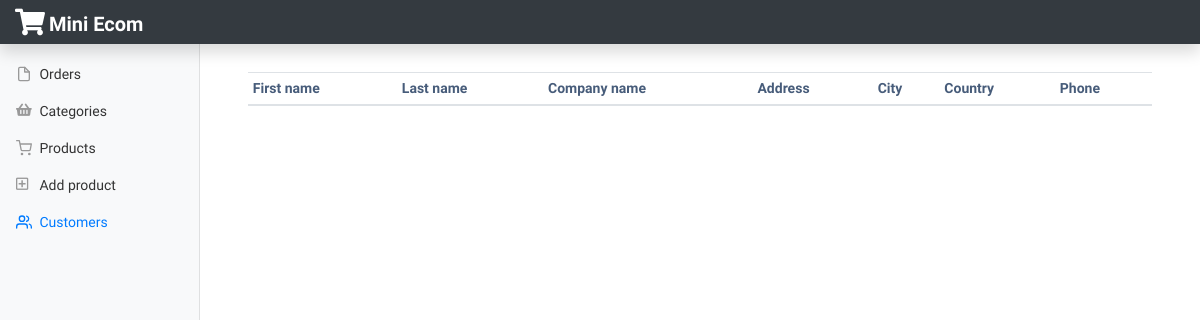
The app's page /dashboard.php?section=customers, older data.
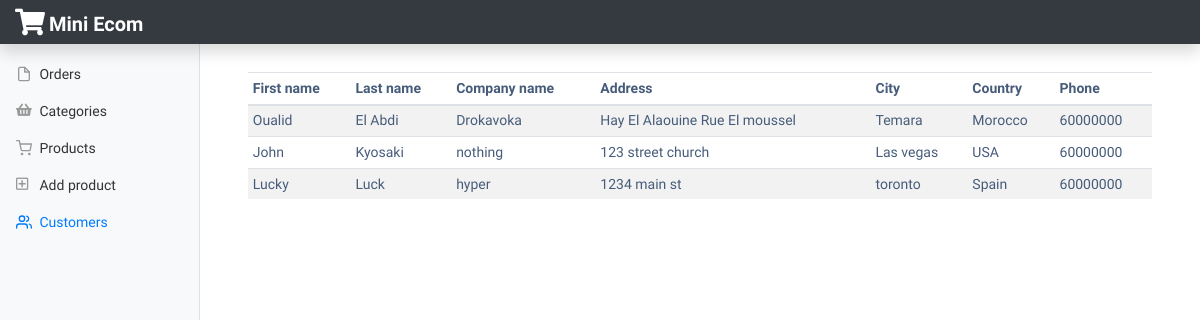
The same page, newer data.
### tables this page shows
CREATE TABLE `client` (
  `id` int(11) NOT NULL,
  `first_name` varchar(30) DEFAULT NULL,
  `last_name` varchar(30) DEFAULT NULL,
  `company_name` varchar(30) DEFAULT NULL,
  `address` text,
  `city` varchar(30) DEFAULT NULL,
  `country` varchar(30) DEFAULT NULL,
  `phone` varchar(30) DEFAULT NULL
);

### functions.php (called while the page is built, shortened)
<?php
    $app_config_json = file_get_contents("app-config.json");
    $app_config_array = json_decode($app_config_json);
    $server_name = $app_config_array->server_name;
    $db_name = $app_config_array->database_name;
    $db_user = $app_config_array->database_user;
    $db_password = $app_config_array->database_password;
    $app_db = mysqli_connect($server_name,$db_user,$db_password,$db_name);
function db_select($table,$columns,$arrays_join=array(),$where=null,$limit=null,$orderby=null){
    global $app_db;
    $table_data = array();
    $query = "SELECT ".$columns." FROM ".$table;
    $result = mysqli_query($app_db, $query );
    if(mysqli_num_rows($result)>0){
        while($row = mysqli_fetch_assoc($result)){
            array_push($table_data,$row);
        }
    }
    return $table_data;
}
?>

### templates/dashboard/customers.php (the view)
<div class="container-fluid px-4">
    <table class="table table-striped table-sm">
        <thead >
            <tr>
                <th>First name</th>
                <th>Last name</th>
                <th>Company name</th>
                <th>Address</th>
                <th>City</th>
                <th>Country</th>
                <th>Phone</th>
            </tr>
        </thead>
        <tbody>
            <?php
                $clients = db_select("client","*");
            ?>
            <?php foreach($clients as $client):?>
            <tr>
              <td class="align-middle">
                <?= $client["first_name"] ?>
              </td>
              <td class="align-middle">
                <?= $client["last_name"] ?>
              </td>
              <td class="align-middle">
                 <?= $client["company_name"] ?>
              </td>
              <td class="align-middle">
                 <?= $client["address"] ?>
              </td>
              <td class="align-middle">
                <?= $client["city"] ?>
              </td>
              <td class="align-middle">
                <?= $client["country"] ?>
              </td>
              <td class="align-middle">
                <?= $client["phone"] ?>
              </td>
            </tr>
            <?php endforeach;?>
        </tbody>
    </table>
</div>

Row changes from the older to the newer data that the page shows:
added client: first_name "Oualid", last_name "El Abdi", company_name "Drokavoka", address "Hay El Alaouine Rue El moussel", city "Temara", country "Morocco", phone "60000000"
added client: first_name "John", last_name "Kyosaki", company_name "nothing", address "123 street church", city "Las vegas", country "USA", phone "60000000"
added client: first_name "Lucky", last_name "Luck", company_name "hyper", address "1234 main st", city "toronto", country "Spain", phone "60000000"
